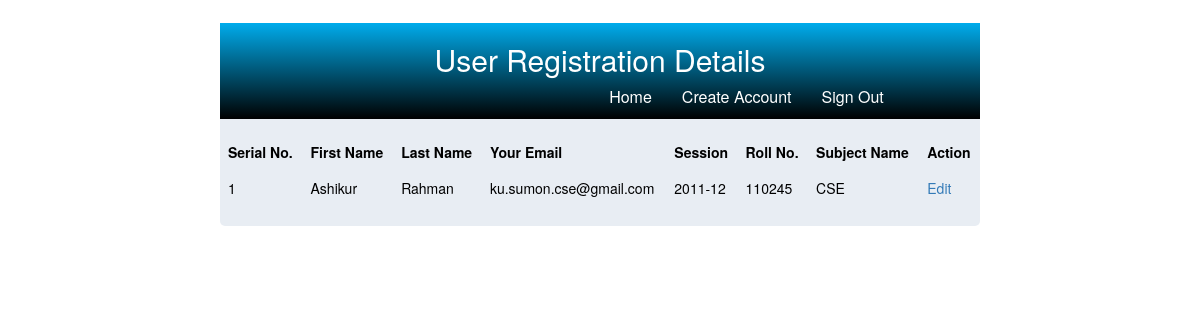
Page /user.php (signed in) on the committed database.
### tables this page shows
CREATE TABLE IF NOT EXISTS `registraion` (
`st_id` int(11) NOT NULL,
  `fastname` varchar(100) DEFAULT NULL,
  `lastname` varchar(100) DEFAULT NULL,
  `email` varchar(100) DEFAULT NULL,
  `session` varchar(10) DEFAULT NULL,
  `roll` int(10) DEFAULT NULL,
  `subj` varchar(100) DEFAULT NULL,
  `pass` varchar(100) DEFAULT NULL,
  `type` varchar(10) NOT NULL
);

### user.php (the view, shortened to what this page needs)
<?php
		$EMAIL = $_SESSION['email'];
		$PASSWORD = $_SESSION['pass'] ;
?>
<!DOCTYPE HTML>
<html>
		<link rel = "stylesheet" href = "css/bootstrap.min.css"/>
		<link rel = "stylesheet" href = "styles.css"/>
<body>
	<div class="wrapper">
		<div class="container">
			<div class="dashboard_main col-md-offset-2 col-md-8">
				<div class="col-md-12 col-sm-12  reg_header text-center">
					<h2>User Registration Details</h2>
					<div class="menu col-md-offset-5 col-md-7 text-right">
						<ul class="text-center">
							<li><a href="user.php"> Home </a></li>
							<li><a href="index.php"> Create Account</a></li>
							<li><a href="logout.php"> Sign Out</a></li>
						</ul>
					</div>
				</div>
				<div class="table-responsive tbl_reg">
					<table class="table " >
						<thead>
							<tr>
								<th>Serial No.</th>
								<th>First Name</th>
								<th>Last Name</th>
								<th>Your Email</th>
								<th>Session</th>
								<th>Roll No.</th>
								<th>Subject Name</th>
								<th>Action</th>
							</tr>
						</thead>
						<tbody>
							<?php
								$i=0;
								$Query = "SELECT * FROM registraion WHERE email='$EMAIL'  AND pass='$PASSWORD' ";
								$result = mysql_query($Query);
								while($row = mysql_fetch_array($result))
								{
									$i++;
							?>
									<tr>
										<td><?php  echo $i ; ?></td>
										<td><?php  echo $row['fastname']; ?></td>
										<td><?php  echo $row['lastname']; ?></td>
										<td><?php  echo $row['email']; ?></td>
										<td><?php  echo $row['session']; ?></td>
										<td><?php  echo $row['roll']; ?></td>
										<td><?php  echo $row['subj']; ?></td>
										<td><a href="update.php?id=<?php  echo $row['st_id']; ?>">Edit</a></td>
									</tr>
							<?php
								}
							?>
						</tbody>
					</table>
				 </div>
			</div>
		</div>
	</div>
</body>
</html>

### styles.css (style rules this page uses)
.reg_header { background-color:#00ACEC; color:#fff; margin-bottom: 15px; position:relative; background: -webkit-linear-gradient(#00ACEC, #000); background: rgba(0, 0, 0, 0) linear-gradient(#00acec, #000) repeat scroll 0 0; }
.menu ul li { float:left; list-style:none; }
.menu ul li a { text-decoration:none; color:#fff; display:block; font-size: 16px; padding-right: 15px; padding-left: 15px; padding-bottom:4px; margin-bottom:6px; }
.wrapper .dashboard_main { background-color:#E8EDF3; color:#000; font-size:14px; border-radius:0px 0px 5px 5px; padding:0; margin-top:2%; }
.wrapper .tbl_reg { overflow: visible; border:none; }
.tbl_reg .table tbody td { border:none; }
.tbl_reg .table thead tr th { border:none; }

### rows in the picture
registraion: fastname "Ashikur", lastname "Rahman", email "ku.sumon.cse@gmail.com", session "2011-12", roll "110245", subj "CSE"
